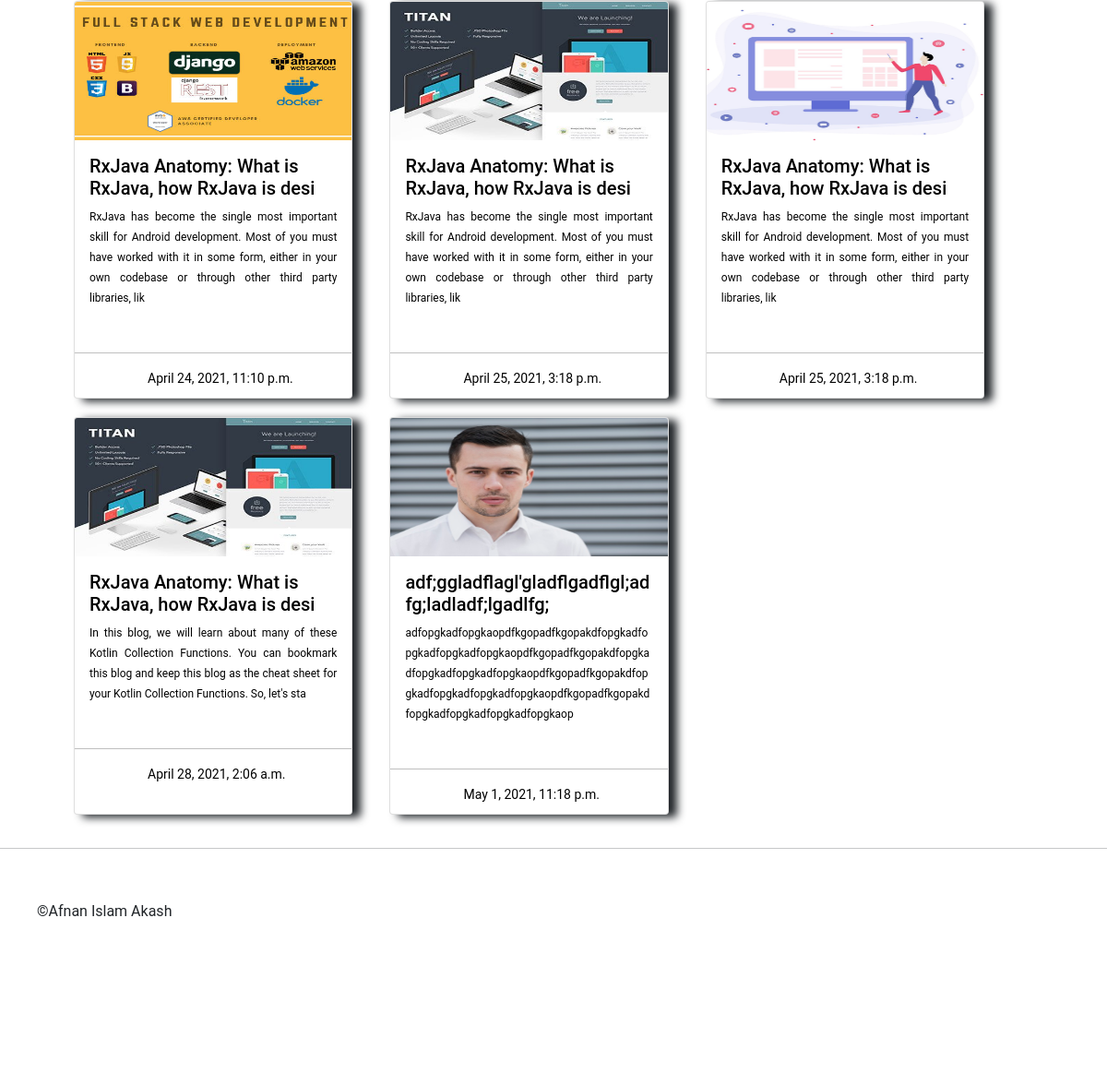
The page /all_blog (lower part) on the database as committed earlier.
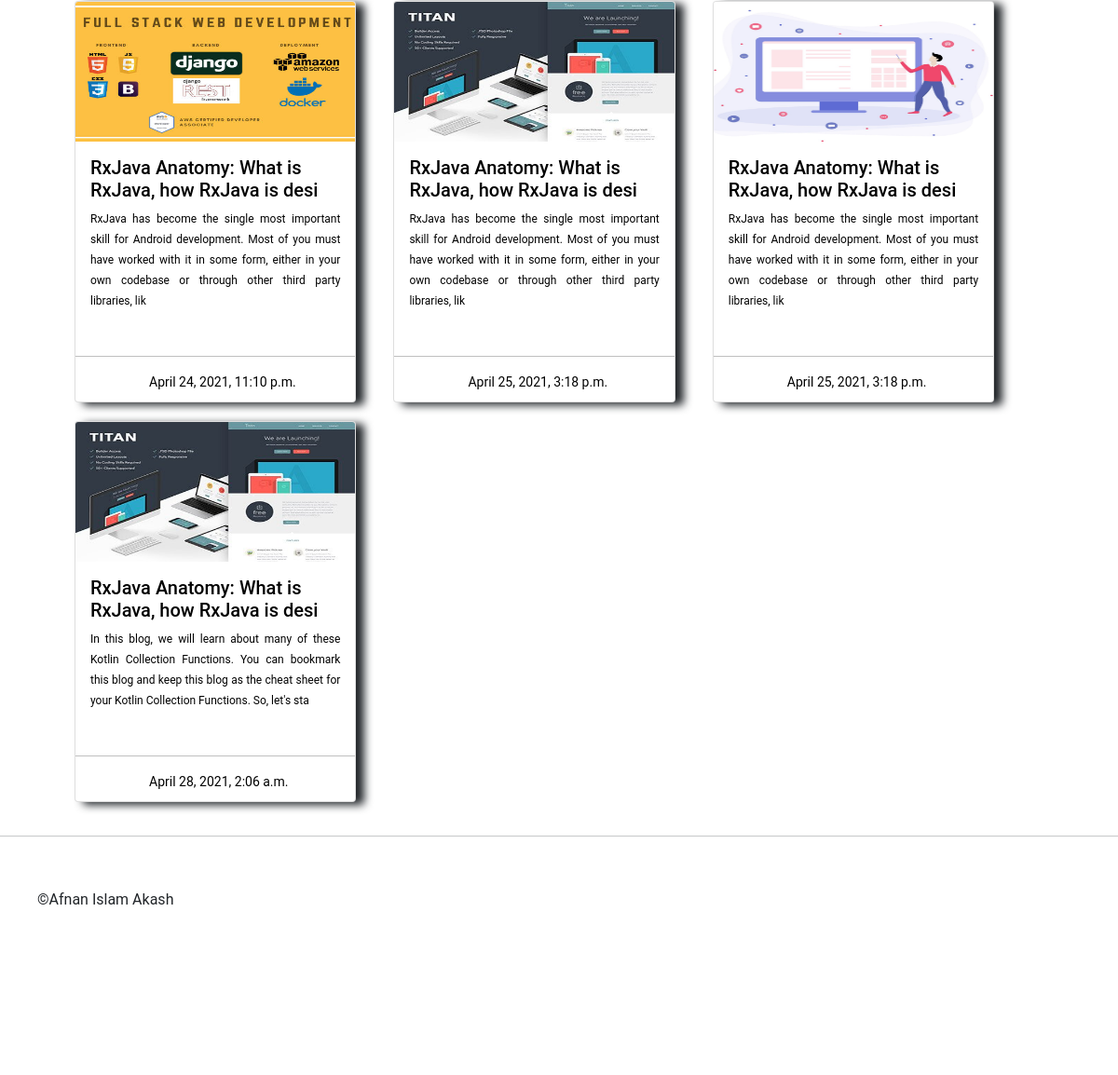
The same page on the database as committed later.
### web_english/models.py (models this page shows, shortened)
class Blog(models.Model):
    titel=models.CharField(max_length=50)
    category=models.CharField(max_length=50)
    image=models.ImageField(upload_to="static/blog_image/")
    post=RichTextField(blank=True,null=True)
    date=models.DateTimeField(default=datetime.now())

### web_english/views.py (the view)
# urls.py: path('all_blog',views.allblog,name="allblog"),
def allblog(request):
    blog=Blog.objects.filter(category=category)
    blogcategory=Category.objects.all()
    blogpost=Blog.objects.all()
    sendblog={
        'blog':blog,
        'category':blogcategory,
        'blogpost':blogpost
    }
    return render(request,"allblog.html",sendblog)

### web_english/templates/allblog.html (shortened to what this page needs)
{% extends 'base.html' %}
{% load static %}
{% load static %}
{% block head %}
<link rel="stylesheet" type="text/css" href="{% static 'css/style.css' %}">
{% endblock  %}
{% block body %}
    	<div class="blog">
    	<div class="row blog_row">
    		{% for blogpost in blogpost %}
    		<div class="card blog_card">
    		<a href="{% url 'details_blog' blogpost.id %}" style="text-decoration: none;color: #000;">
			  <img src="{{blogpost.image}}" class="card-img-top" alt="..." style="height:150px;">
			  <div class="card-body">
			  	<h5>{{blogpost.titel}}</h5>
			    <span class="card-text" style="text-align:justify;font-size:12px;">{{blogpost.post|slice:":200"|safe}}</span>
			  </div><hr>
			  <div style="padding: 10px;font-size: 14px;padding-top: 0px;padding-bottom: 0px;margin-left: 23%;">
			  	{{blogpost.date}}
			  </div>
			</a>
			</div>
		{% endfor %}
        </div>
    	</div>
{% endblock  %}

Rows that differ between the two databases and show on the page:
removed Blog: image (picture), titel "adf;ggladflagl'gladflgadflgl;adfg;ladladf;lgadlfg;", post "adfopgkadfopgkaopdfkgopadfkgopakdfopgkadfopgkadfopgkadfopgkaopdfkgopadfkgopakdfopgkadfopgkadfopgkadfopgkaopdfkgopadfkgopakdfopgkadfopgkadfopgkadfopgkaopdfkgopadfkgopakdfopgkadfopgkadfopgkadfopgkaop", date "May 1, 2021, 11:18 p.m."
